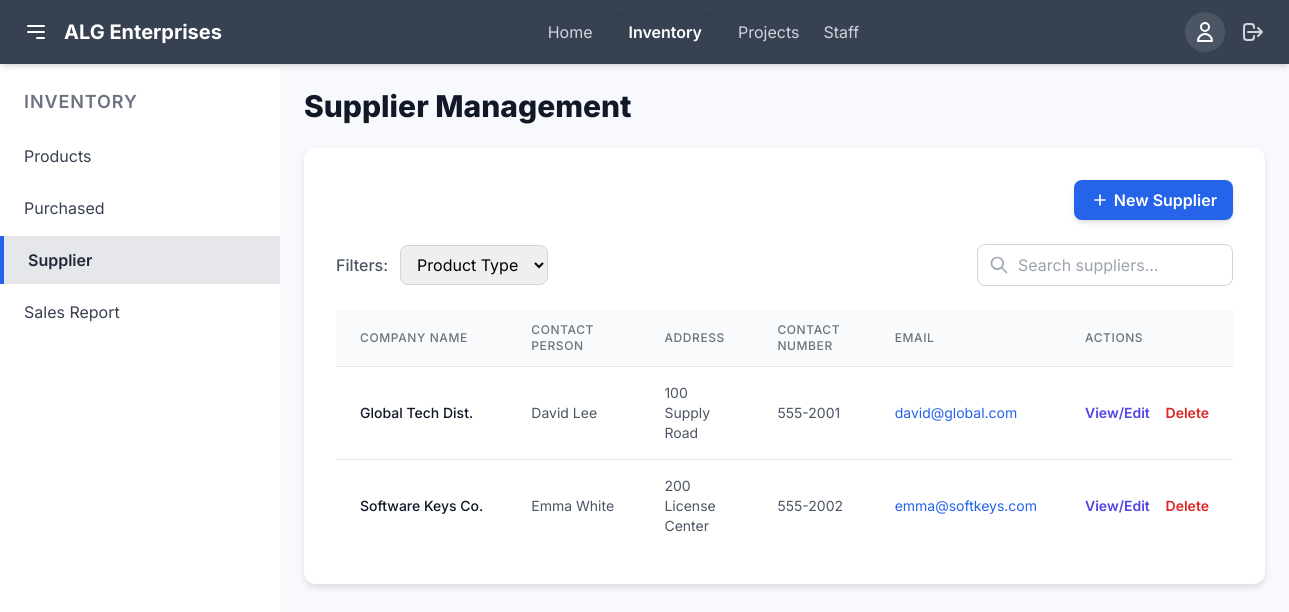
The page /Website/Admin/supplier.php on the database its author committed.
### tables this page shows
CREATE TABLE `supplier` (
  `Supplier_id` int(11) NOT NULL,
  `Company_Name` varchar(50) NOT NULL,
  `Contact_Person` varchar(50) DEFAULT NULL,
  `Email` varchar(50) DEFAULT NULL,
  `Address` varchar(50) DEFAULT NULL,
  `Contact_Num` varchar(50) DEFAULT NULL
);

### Website/Admin/supplier.php (the view, shortened to what this page needs)
<?php
include("../../db.php");
$suppliers = [];
$query = "SELECT Supplier_id, Company_Name, Contact_Person, Email, Address, Contact_Num FROM Supplier ORDER BY Company_Name ASC";
$result = $conn->query($query);
if ($result) {
    while ($row = $result->fetch_assoc()) {
        $suppliers[] = $row;
    }
} else {
    $message = "Database Error: Could not retrieve supplier data. Details: " . $conn->error;
    $status = "error";
}
?>
<!DOCTYPE html>
<html lang="en">
<head>
    <script src="https://cdn.tailwindcss.com"></script>
</head>
<body class="app-shell">
    <header class="primary-nav flex justify-between items-center h-16 px-6 shadow-md">
        <div class="flex items-center space-x-4">
            <button class="text-white hover:text-gray-300">
                <svg class="w-6 h-6" fill="none" stroke="currentColor" viewBox="0 0 24 24" xmlns="http://www.w3.org/2000/svg"><path stroke-linecap="round" stroke-linejoin="round" stroke-width="2" d="M4 6h16M4 12h16m-7 6h7"></path></svg>
            </button>
            <span class="text-xl font-bold">ALG Enterprises</span>
        </div>
        <nav class="hidden md:flex space-x-6">
            <a href="home.php" class="text-gray-300 hover:text-white transition duration-150 py-2">Home</a>
            <a href="inventory.php" class="text-white bg-gray-700 px-3 py-2 rounded-lg font-semibold shadow-inner">Inventory</a>
            <a href="projects.php" class="text-gray-300 hover:text-white transition duration-150 py-2">Projects</a>
            <a href="staff.php" class="text-gray-300 hover:text-white transition duration-150 py-2">Staff</a>
        </nav>
        <div class="flex items-center space-x-4">
             <div class="w-10 h-10 bg-gray-600 rounded-full flex items-center justify-center text-white cursor-pointer hover:bg-gray-500 transition">
                 <svg class="w-6 h-6" fill="none" stroke="currentColor" viewBox="0 0 24 24" xmlns="http://www.w3.org/2000/svg"><path stroke-linecap="round" stroke-linejoin="round" stroke-width="2" d="M16 7a4 4 0 11-8 0 4 4 0 018 0zM12 14a7 7 0 00-7 7h14a7 7 0 00-7-7z"></path></svg>
             </div>
             <a href="logout.php" class="text-gray-300 hover:text-white transition duration-150">
                 <svg class="w-6 h-6" fill="none" stroke="currentColor" viewBox="0 0 24 24" xmlns="http://www.w3.org/2000/svg"><path stroke-linecap="round" stroke-linejoin="round" stroke-width="2" d="M17 16l4-4m0 0l-4-4m4 4H7m6 4v1a3 3 0 01-3 3H6a3 3 0 01-3-3V7a3 3 0 013-3h4a3 3 0 013 3v1"></path></svg>
             </a>
        </div>
    </header>
    <main class="flex">
        <nav class="secondary-nav">
            <h2 class="text-lg font-semibold text-gray-500 uppercase tracking-wider px-6 mb-4">Inventory</h2>
            <ul class="space-y-1">
                <li>
                    <a href="products.php" class="block py-3 px-6 text-gray-700 hover:bg-gray-100 transition duration-150">Products</a>
                </li>
                <li>
                    <a href="Purchase.php" class="block py-3 px-6 text-gray-700 hover:bg-gray-100 transition duration-150">Purchased</a>
                </li>
                <li>
                    <a href="supplier.php" class="active block py-3 px-6 text-gray-700 transition duration-150 border-l-4 border-blue-600">Supplier</a>
                </li>
                <li>
                    <a href="sales_report.php" class="block py-3 px-6 text-gray-700 hover:bg-gray-100 transition duration-150">Sales Report</a>
                </li>
            </ul>
        </nav>
        <div class="main-content-wrapper flex-grow">
            <h1 class="text-3xl font-extrabold text-gray-900 mb-6">Supplier Management</h1>
            <div class="content-card">
                <div class="flex justify-end space-x-3 mb-6">
                    <button onclick="openSupplierModal(null)" class="flex items-center px-4 py-2 bg-blue-600 text-white font-semibold rounded-lg shadow-md hover:bg-blue-700 transition duration-150">
                        <svg class="w-5 h-5 mr-1" fill="none" stroke="currentColor" viewBox="0 0 24 24" xmlns="http://www.w3.org/2000/svg"><path stroke-linecap="round" stroke-linejoin="round" stroke-width="2" d="M12 6v6m0 0v6m0-6h6m-6 0H6"></path></svg>
                        New Supplier
                    </button>
                </div>
                <div class="flex flex-wrap items-center justify-between gap-4 mb-6">
                    <div class="flex flex-wrap items-center gap-3">
                        <span class="text-gray-600 font-medium">Filters:</span>
                        <select class="px-3 py-2 border border-gray-300 rounded-lg focus:ring-blue-500 focus:border-blue-500">
                            <option>Product Type</option>
                        </select>
                    </div>
                    <div class="relative">
                        <input type="text" placeholder="Search suppliers..." class="pl-10 pr-4 py-2 border border-gray-300 rounded-lg focus:ring-blue-500 focus:border-blue-500 w-full sm:w-64">
                        <svg class="w-5 h-5 text-gray-400 absolute left-3 top-1/2 transform -translate-y-1/2" fill="none" stroke="currentColor" viewBox="0 0 24 24" xmlns="http://www.w3.org/2000/svg"><path stroke-linecap="round" stroke-linejoin="round" stroke-width="2" d="M21 21l-6-6m2-5a7 7 0 11-14 0 7 7 0 0114 0z"></path></svg>
                    </div>
                </div>
                <div class="table-wrapper">
                    <table class="min-w-full divide-y divide-gray-200">
                        <thead class="bg-gray-50">
                            <tr>
                                <th class="px-6 py-3 text-left text-xs font-medium text-gray-500 uppercase tracking-wider">Company Name</th>
                                <th class="px-6 py-3 text-left text-xs font-medium text-gray-500 uppercase tracking-wider">Contact Person</th>
                                <th class="px-6 py-3 text-left text-xs font-medium text-gray-500 uppercase tracking-wider">Address</th>
                                <th class="px-6 py-3 text-left text-xs font-medium text-gray-500 uppercase tracking-wider">Contact Number</th>
                                <th class="px-6 py-3 text-left text-xs font-medium text-gray-500 uppercase tracking-wider">Email</th>
                                <th class="px-6 py-3 text-left text-xs font-medium text-gray-500 uppercase tracking-wider">Actions</th>
                            </tr>
                        </thead>
                        <tbody class="bg-white divide-y divide-gray-200">
                            <?php if (count($suppliers) > 0): ?>
                                <?php foreach ($suppliers as $supplier): ?>
                                    <tr id="row-<?php echo htmlspecialchars($supplier['Supplier_id']); ?>"
                                        data-id="<?php echo htmlspecialchars($supplier['Supplier_id']); ?>"
                                        data-company="<?php echo htmlspecialchars($supplier['Company_Name']); ?>"
                                        data-contact-person="<?php echo htmlspecialchars($supplier['Contact_Person']); ?>"
                                        data-email="<?php echo htmlspecialchars($supplier['Email']); ?>"
                                        data-address="<?php echo htmlspecialchars($supplier['Address']); ?>"
                                        data-contact-num="<?php echo htmlspecialchars($supplier['Contact_Num']); ?>">
                                        <td class="px-6 py-4 whitespace-nowrap text-sm font-medium text-gray-900 supplier-name"><?php echo htmlspecialchars($supplier['Company_Name']); ?></td>
                                        <td class="px-6 py-4 whitespace-nowrap text-sm text-gray-600"><?php echo htmlspecialchars($supplier['Contact_Person']); ?></td>
                                        <td class="px-6 py-4 text-sm text-gray-600"><?php echo htmlspecialchars($supplier['Address']); ?></td>
                                        <td class="px-6 py-4 whitespace-nowrap text-sm text-gray-600"><?php echo htmlspecialchars($supplier['Contact_Num']); ?></td>
                                        <td class="px-6 py-4 whitespace-nowrap text-sm text-blue-600 truncate"><?php echo htmlspecialchars($supplier['Email']); ?></td>
                                        <td class="px-6 py-4 whitespace-nowrap text-left text-sm font-medium space-x-3">
                                            <button onclick="openSupplierModal(<?php echo htmlspecialchars($supplier['Supplier_id']); ?>)" class="text-indigo-600 hover:text-indigo-900 transition font-semibold">View/Edit</button>
                                            <button onclick="handleDelete(<?php echo htmlspecialchars($supplier['Supplier_id']); ?>)" class="text-red-600 hover:text-red-900 transition font-semibold">Delete</button>
                                        </td>
                                    </tr>
                                <?php endforeach; ?>
                            <?php else: ?>
                                <tr>
                                    <td colspan="6" class="px-6 py-4 text-center text-gray-500">No suppliers found.</td>
                                </tr>
                            <?php endif; ?>
                        </tbody>
                    </table>
                </div>
            </div>
        </div>
    </main>
</body>
</html>

### Website/Admin/supplier.php (style rules this page uses)
body { font-family: 'Inter', sans-serif; background-color: #f7f9fc; }
.app-shell { display: grid; grid-template-rows: auto 1fr; height: 100vh; }
.primary-nav { background-color: #374151; color: #ffffff; z-index: 10; }
.secondary-nav { background-color: #ffffff; width: 280px; min-height: calc(100vh - 64px); box-shadow: 2px 0 5px rgba(0,0,0,0.05); padding: 1.5rem 0; flex-shrink: 0; }
.secondary-nav a.active { background-color: #e5e7eb; color: #1f2937; font-weight: 600; }
.main-content-wrapper { background-color: #f7f9fc; padding: 1.5rem; overflow-y: auto; }
.content-card { background-color: #ffffff; border-radius: 12px; box-shadow: 0 4px 6px rgba(0, 0, 0, 0.1); padding: 2rem; }
.table-wrapper { overflow-x: auto; }

### rows shown on the page
supplier: Company_Name "Global Tech Dist.", Contact_Person "David Lee", Address "100 Supply Road", Contact_Num "555-2001", Email "david@global.com"
supplier: Company_Name "Software Keys Co.", Contact_Person "Emma White", Address "200 License Center", Contact_Num "555-2002", Email "emma@softkeys.com"
